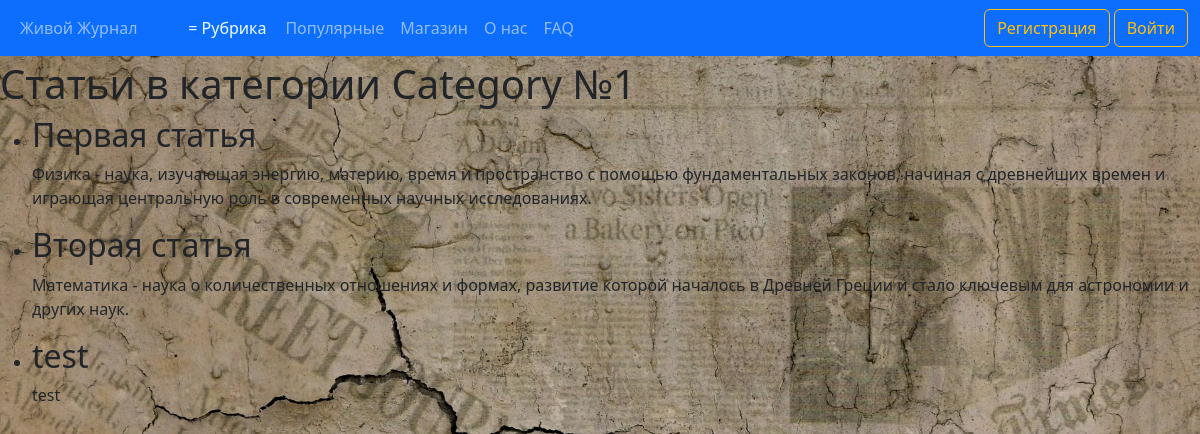
Before: /categories/Category №1 with the older database file.
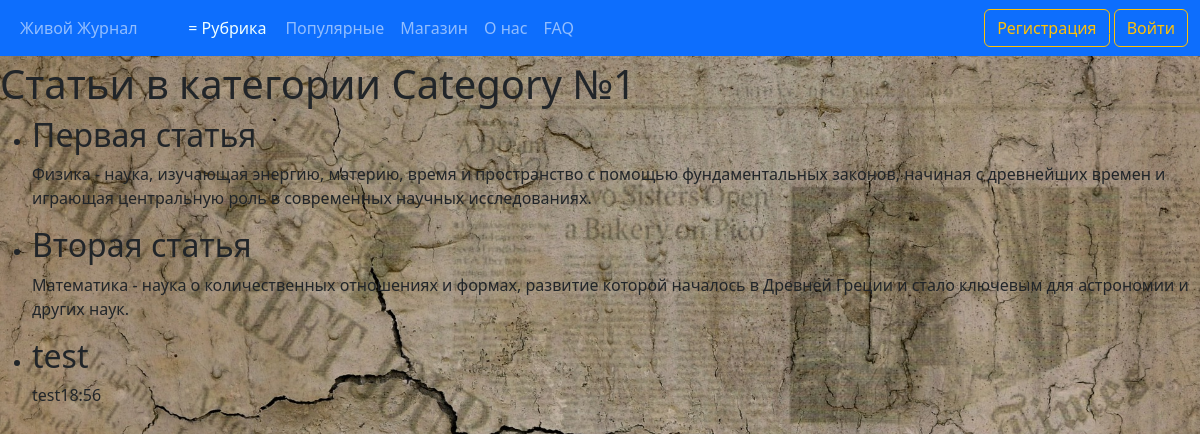
After: the same page with the newer database file.
### journal/models.py (models this page shows, shortened)
class Article(models.Model):
    CATEGORY_CHOICES = [
        ('Category №1', 'Рубрика №1'),
        ('Category №2', 'Рубрика №2'),
        ('Category №3', 'Рубрика №3'),
        ('Category №4', 'Рубрика №4'),
        ('Category №5', 'Рубрика №5'),
    ]
    title = models.CharField('Название', max_length=100)
    description = models.TextField('Описание')
    text = models.TextField('Основной текст')
    category = models.CharField(max_length=50, verbose_name='Рубрика', choices=CATEGORY_CHOICES, default='Рубрика №1')
    author = models.ForeignKey(User, verbose_name='Автор', on_delete=models.CASCADE)
    publication = models.BooleanField('Статус публикации', default=False)
    date = models.DateTimeField('Дата', default=timezone.now)
    likes = models.IntegerField('Количество лайков', default=0)
    class Meta:
        verbose_name = 'Статью'
        verbose_name_plural = 'Статьи'

### journal/views.py (the view)
# urls.py: path('categories/<str:category>', views.CategoriesDetailView.as_view(), name='categories'),
class CategoriesDetailView(ListView):
    model = Article
    template_name = 'journal/categories.html'
    context_object_name = 'articles'
    def get_queryset(self):
        category = self.kwargs['category']
        return Article.objects.filter(category=category, publication=True)

### journal/templates/journal/categories.html (shortened to what this page needs)
{% extends 'journal/base.html' %}
{% block content %}
  <h1>Статьи в категории  {{view.kwargs.category}}</h1>
  <ul>
    {% for article in articles %}
      <li>
          <h2>{{article.title}}</h2>
          <p>{{article.description }}</p>
      </li>
    {% endfor %}
  </ul>
{% endblock %}

Changed rows visible on the page:
changed Article "test": description "test" → "test18:56"
